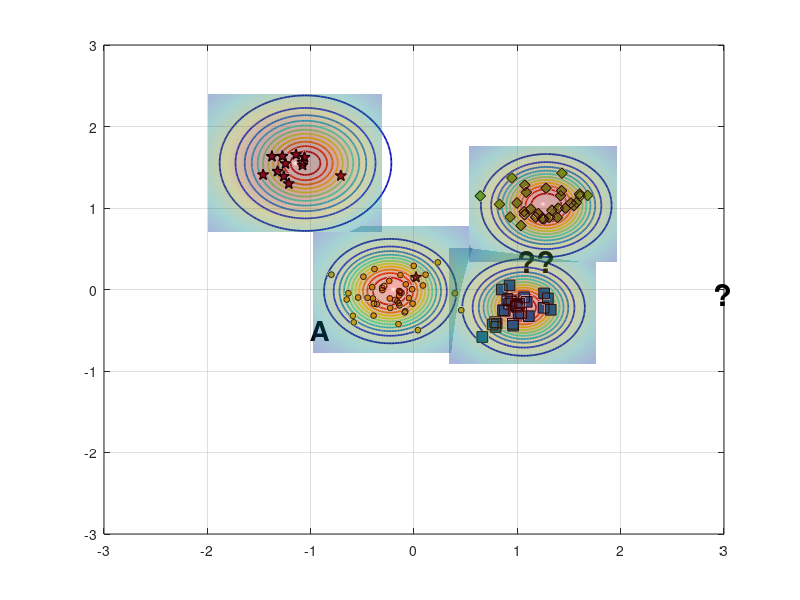

Reproduce this figure in MATLAB. (Note: this script raises an error after producing the figure.)
%% Reproduce EVM-style demo figure (no toolboxes)
clear; close all; clc; rng(7);

% ---------- 1) 合成四类二维数据 ----------
% 类中心（大致对应图中位置）
C_star  = [-1.15  1.55];   % 红色星
C_diam  = [ 1.25  1.05];   % 绿色菱形
C_square= [ 1.05 -0.20];   % 蓝色方块
C_dot   = [-0.20  0.00];   % 蓝色小点（被 A 标注影响的那簇）

% 协方差（控制每簇形状）
S = @(sx,sy,rho)[sx^2 rho*sx*sy; rho*sx*sy sy^2];
Sig_star   = S(0.18,0.20, 0.05);
Sig_diam   = S(0.22,0.18,-0.10);
Sig_square = S(0.20,0.16, 0.05);
Sig_dot    = S(0.25,0.18, 0.00);

% 从高斯采样（不用 mvnrnd）
sample = @(N,mu,SIG) (randn(N,2)*chol(SIG,'lower') + mu);

X_star   = sample(12,C_star,   Sig_star);
X_diam   = sample(30,C_diam,   Sig_diam);
X_square = sample(28,C_square, Sig_square);
X_dot    = sample(45,C_dot,    Sig_dot);

% 加一个“离群星”靠近 A（见原图左中）
X_star = [X_star; 0.02 0.15];

% ---------- 2) 底面散点与样式 ----------
figure('Color','w','Position',[100,100,800,600]);
hold on; box on; grid on;
z0 = 0; % 所有散点都放在 z=0 的平面

% 确保按照绘制顺序叠放，便于把散点置顶
set(gca,'SortMethod','childorder');

h_star   = scatter3(X_star(:,1),  X_star(:,2),  z0+zeros(size(X_star,1),1),  70, ...
        'pentagram', 'filled', 'MarkerEdgeColor','k', 'MarkerFaceColor',[0.635294 0.0784314 0.184314], 'LineWidth',1.0); % 红色五角星 #A2142F
h_diam   = scatter3(X_diam(:,1),  X_diam(:,2),  z0+zeros(size(X_diam,1),1),  60, ...
        'd', 'filled', 'MarkerEdgeColor','k', 'MarkerFaceColor',[0.466667 0.674510 0.188235]); % 绿色菱形 #77AC30
h_square = scatter3(X_square(:,1),X_square(:,2),z0+zeros(size(X_square,1),1),60, ...
        's', 'filled', 'MarkerEdgeColor','k', 'MarkerFaceColor',[0 0.447059 0.741176]); % 蓝色正方形 #0072BD
h_dot    = scatter3(X_dot(:,1),   X_dot(:,2),   z0+zeros(size(X_dot,1),1),   18, ...
        'o', 'filled', 'MarkerEdgeColor','k', 'MarkerFaceColor',[0.929412 0.694118 0.125490]); % 黄色圆形 #EDB120


% ---------- 3) ψ-model 等值环（彩色同心） ----------
% 采用带形状参的径向函数 psi(r) = exp(-(r/s)^t)
psi = @(X,Y,cx,cy,s,t) exp( - ( sqrt((X-cx).^2 + (Y-cy).^2) ./ s ).^t );

% 选几处“极端向量/代表点”（包含 A 所在）
EV = [ -0.23 -0.02 ;   % A 对应蓝点极端向量
        1.06 -0.22 ;   % 蓝方块
        1.28  1.03 ;   % 绿菱形
       -1.05  1.55 ];  % 红星
scale = [0.42, 0.36, 0.40, 0.48];   % 各自 scale
shape = [2.6,  2.2,  2.4,  2.0];    % 各自 shape

% 网格
[xg,yg] = meshgrid(linspace(-3,3,400));
colormap(jet); caxis([0 1]);

% 等高线层级（红到蓝：高到低）
levels = linspace(1.0,0.05,12);

for k = 1:size(EV,1)
    Z = psi(xg,yg,EV(k,1),EV(k,2),scale(k),shape(k));
    [~, h] = contour(xg,yg,Z,levels);    % 直接画在底面，保持颜色映射
    set(h,'LineWidth',1.25);

    % 将等高线明确压到 z=0（兼容不同 MATLAB 版本）
    ch = get(h,'Children');
    for ic = 1:numel(ch)
        zd = get(ch(ic),'ZData');
        if ~isempty(zd)
            set(ch(ic),'ZData',zeros(size(zd))); % 强制贴在 z=0
        end
    end
end

% 标出 A 与问号
text(-1,-0.5,0,'A','FontWeight','bold','FontSize',20,'Color','k');
text( 1, 0.35,0,'??','FontWeight','bold','FontSize',22,'Color','k');
text( 2.90,-0.05,0,'?','FontWeight','bold','FontSize',22,'Color','k');

% ---------- 4) 上方半透明“钟形面”（表示类支持/概率） ----------
% 用四个高斯穹顶，中心与各簇一致
gauss2 = @(X,Y,cx,cy,s) exp(-((X-cx).^2 + (Y-cy).^2)/(2*s^2));
tops  = {C_star, C_diam, C_square, C_dot};
sigT  = [0.65 0.55 0.55 0.60];
amp   = [1.05 0.95 0.90 0.85];

% 抬高穹顶，并缩小每个穹顶的覆盖范围（为每个穹顶使用局部网格）
zlift      = 0.18;   % 统一抬高量（不改变颜色映射）
spanFactor = 1.3;    % 每个穹顶半宽 = spanFactor * sigma（越小覆盖越小）
gridN      = 121;    % 局部网格分辨率

for i=1:4
    cx = tops{i}(1); cy = tops{i}(2);
    span = spanFactor * sigT(i);
    [xgi,ygi] = meshgrid(linspace(cx - span, cx + span, gridN), ...
                         linspace(cy - span, cy + span, gridN));

    Zt = amp(i) * gauss2(xgi,ygi,cx,cy,sigT(i));
    % 用 Zt 作为颜色，Zt+zlift 作为高度，从而抬高且保留原色
    s1 = surf(xgi,ygi, Zt + zlift, Zt, 'EdgeColor','none', 'FaceAlpha',0.35);
end
shading interp; camlight headlight; lighting gouraud;

% 将散点推到顶层
uistack([h_star h_diam h_square h_dot], 'top');

% ---------- 5) 轴、视角与观感 ----------
xlim([-2 2]); ylim([-1 3]); zlim([0 1.25]); view(-67,22);
axis vis3d; daspect([1 1 0.8]);
set(gca,'FontName','Times New Roman','FontSize',12,'LineWidth',1);
% xlabel('x'); ylabel('y'); zlabel('score / \psi');

% 网格和背景风格
grid on; 
% set(gca,'GridAlpha',0.2,'MinorGridAlpha',0.2);
